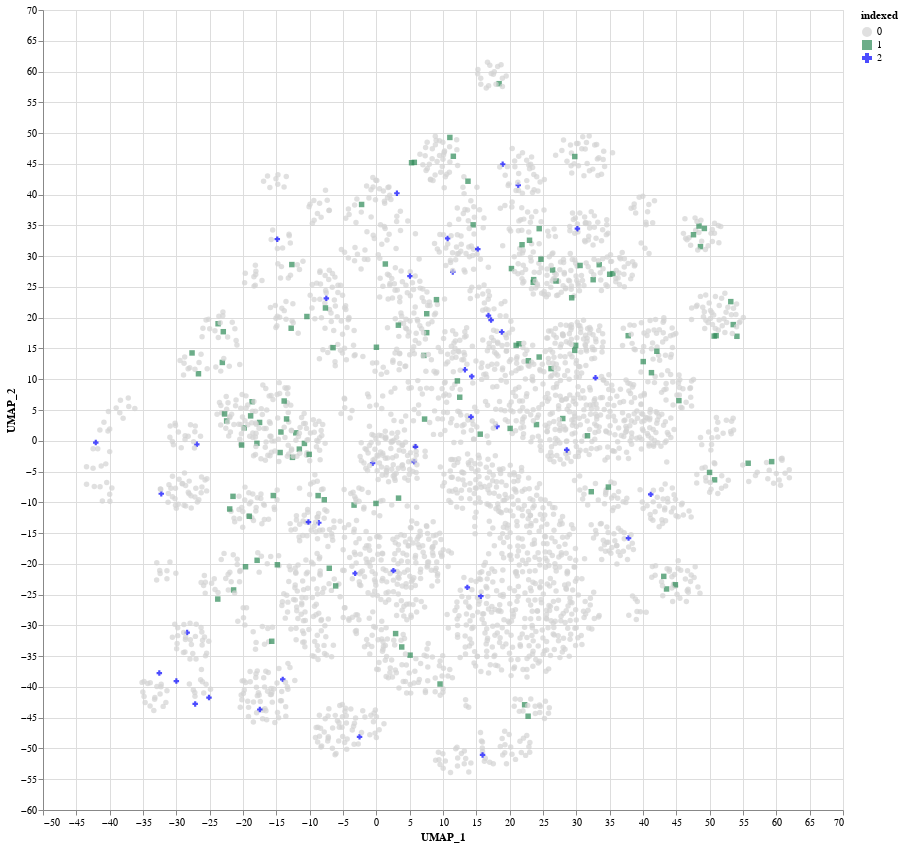

The notebook cell this image was saved under:
### Code cell
domain = [0, 1, 2]
range_ = ['lightgray', 'seagreen', 'blue']
range2_ = ['circle', 'square', 'cross']

alt.Chart(df_umap_image).mark_point(filled=True).encode(
    x='UMAP_1',
    y='UMAP_2',
    color=alt.Color('indexed:N').scale(domain=domain, range=range_),
    shape=alt.Shape('indexed:N').scale(domain=domain, range=range2_),
    tooltip=['class']
).properties(
    width=800,
    height=800
).interactive()

### Figure 1 — Vega-Lite specification as saved in the notebook (floating-point values rounded to 4 significant figures; data arrays with more than 128 entries replaced by an {"elided": "..."} marker saying what was removed)
{"config": {"view": {"continuousWidth": 300, "continuousHeight": 300}}, "data": {"name": "data-f2b7e8f85508af16401d834343d09b2d"}, "mark": {"type": "point", "filled": true}, "encoding": {"color": {"field": "indexed", "scale": {"domain": [0, 1, 2], "range": ["lightgray", "seagreen", "blue"]}, "type": "nominal"}, "shape": {"field": "indexed", "scale": {"domain": [0, 1, 2], "range": ["circle", "square", "cross"]}, "type": "nominal"}, "tooltip": [{"field": "class", "type": "nominal"}], "x": {"field": "UMAP_1", "type": "quantitative"}, "y": {"field": "UMAP_2", "type": "quantitative"}}, "height": 800, "params": [{"name": "param_3", "select": {"type": "interval", "encodings": ["x", "y"]}, "bind": "scales"}], "width": 800, "$schema": "https://vega.github.io/schema/vega-lite/v5.20.1.json", "datasets": {"data-f2b7e8f85508af16401d834343d09b2d": {"elided": "3200 records"}}}
